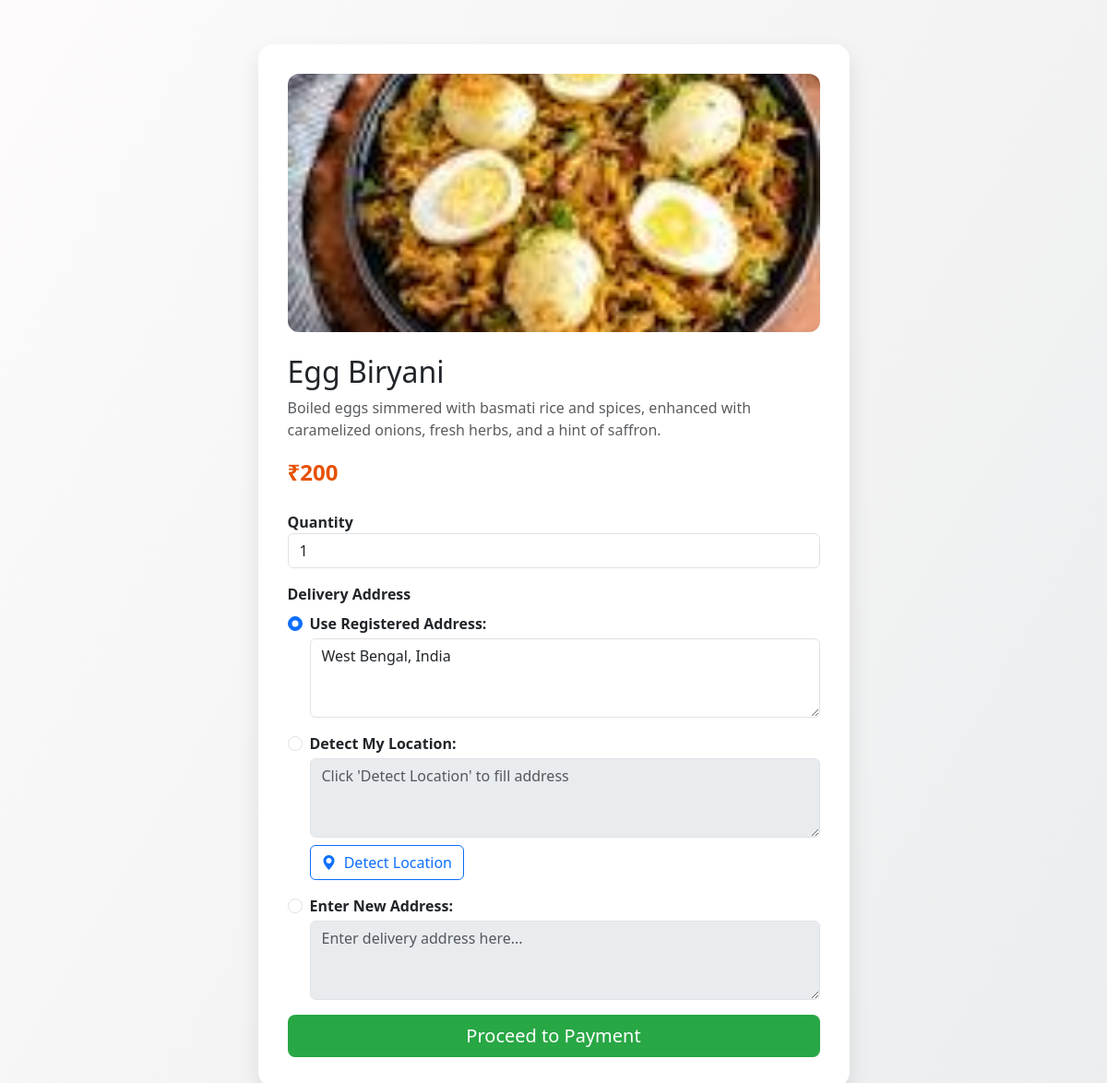
The app's page /Homepage/order_details.php?res_id=1&item_id=2 (signed in) with its own data.
### tables this page shows
CREATE TABLE `item` (
  `item_id` int(11) NOT NULL,
  `res_id` int(11) NOT NULL,
  `name` varchar(50) NOT NULL,
  `price` int(11) NOT NULL,
  `description` text NOT NULL,
  `image` text NOT NULL
);

CREATE TABLE `user` (
  `user_id` int(11) NOT NULL,
  `name` varchar(50) NOT NULL,
  `email` varchar(50) NOT NULL,
  `phone` varchar(50) NOT NULL,
  `address` text NOT NULL,
  `password` text NOT NULL
);

### Homepage/order_details.php (the view, shortened to what this page needs)
<?php
include_once "connection.php";
$res_id = $_GET['res_id'] ?? '';
$item_id = $_GET['item_id'] ?? '';
$res = mysqli_query($con, "SELECT * FROM item WHERE res_id='" . mysqli_real_escape_string($con, $res_id) . "' AND item_id='" . mysqli_real_escape_string($con, $item_id) . "'");
$food = mysqli_fetch_array($res);
$image = htmlspecialchars(basename($food['image']));
$name = htmlspecialchars($food['name']);
$description = htmlspecialchars($food['description']);
$price = htmlspecialchars($food['price']);
$prefilled_address = "";
$email = $_SESSION['email'];
$user_q = mysqli_query($con, "SELECT * FROM user WHERE email='$email'");
if ($user_q && mysqli_num_rows($user_q) > 0) {
    $user = mysqli_fetch_assoc($user_q);
    $prefilled_address = htmlspecialchars($user['address']);
}
?>
<!DOCTYPE html>
<html lang="en">
<head>
  <link href="https://cdn.jsdelivr.net/npm/bootstrap@5.3.0/dist/css/bootstrap.min.css" rel="stylesheet" />
  <link href="https://cdn.jsdelivr.net/npm/bootstrap-icons@1.10.5/font/bootstrap-icons.css" rel="stylesheet" />
</head>
<body>
<div class="container py-5">
  <div class="row justify-content-center">
    <div class="col-lg-7 col-md-9">
      <div class="order-wrapper">
        <img src="../uploads/<?php echo $image; ?>" class="img-fluid card-img-top mb-4" alt="<?php echo $name; ?>" />
        <h2 class="mb-2"><?php echo $name; ?></h2>
        <p class="text-muted mb-3"><?php echo $description; ?></p>
        <p class="price mb-4">₹<?php echo $price; ?></p>
        <form action="" method="POST" id="orderForm">
          <div class="mb-3">
            <label for="quantity">Quantity</label>
            <input
              type="number"
              class="form-control"
              id="quantity"
              name="quantity"
              value="1"
              min="1"
              required
            />
          </div>
          <div class="mb-3">
            <label class="form-label d-block fw-bold mb-2">Delivery Address</label>
            <div class="form-check">
              <input
                class="form-check-input"
                type="radio"
                name="address_option"
                id="use_saved"
                value="saved"
                checked
              />
              <label class="form-check-label" for="use_saved">
                Use Registered Address:
              </label>
              <textarea
                class="form-control mt-1 address-textarea"
                readonly
                rows="3"
              ><?php echo $prefilled_address ?: 'Not Available'; ?></textarea>
            </div>
            <div class="form-check mt-3">
              <input
                class="form-check-input"
                type="radio"
                name="address_option"
                id="use_detected"
                value="detected"
              />
              <label class="form-check-label" for="use_detected">
                Detect My Location:
              </label>
              <textarea
                class="form-control mt-1 address-textarea"
                id="detected_address"
                name="detected_address"
                rows="3"
                readonly
                placeholder="Click 'Detect Location' to fill address"
              ></textarea>
              <button type="button" class="btn btn-outline-primary mt-2" id="detectLocationBtn">
                <i class="bi bi-geo-alt-fill me-1"></i> Detect Location
              </button>
            </div>
            <div class="form-check mt-3">
              <input
                class="form-check-input"
                type="radio"
                name="address_option"
                id="use_manual"
                value="manual"
              />
              <label class="form-check-label" for="use_manual">
                Enter New Address:
              </label>
              <textarea
                class="form-control mt-1 address-textarea"
                id="manual_address"
                name="manual_address"
                rows="3"
                placeholder="Enter delivery address here..."
                disabled
              ></textarea>
            </div>
          </div>
          <div class="d-grid">
            <button type="submit" class="btn btn-success btn-lg">Proceed to Payment</button>
          </div>
        </form>
      </div>
    </div>
  </div>
</div>
</body>
</html>

### Homepage/order_details.php (style rules this page uses)
body { background: linear-gradient(120deg, #fdfbfb, #ebedee); font-family: 'Segoe UI', Tahoma, Geneva, Verdana, sans-serif; }
.order-wrapper { background: #fff; border-radius: 1rem; box-shadow: 0 10px 25px rgba(0,0,0,0.1); overflow: hidden; padding: 2rem; }
.card-img-top { height: 280px; object-fit: cover; border-radius: 0.75rem; }
.price { font-size: 1.5rem; font-weight: bold; color: #e65100; }
.btn-success { background-color: #28a745; border: none; }
label { font-weight: 600; }
.address-textarea { resize: vertical; }

### records on screen
item: image (picture), name "Egg Biryani", description "Boiled eggs simmered with basmati rice and spices, enhanced with caramelized onions, fresh herbs, and a hint of saffron.", price "200"
user: address "West Bengal, India"
